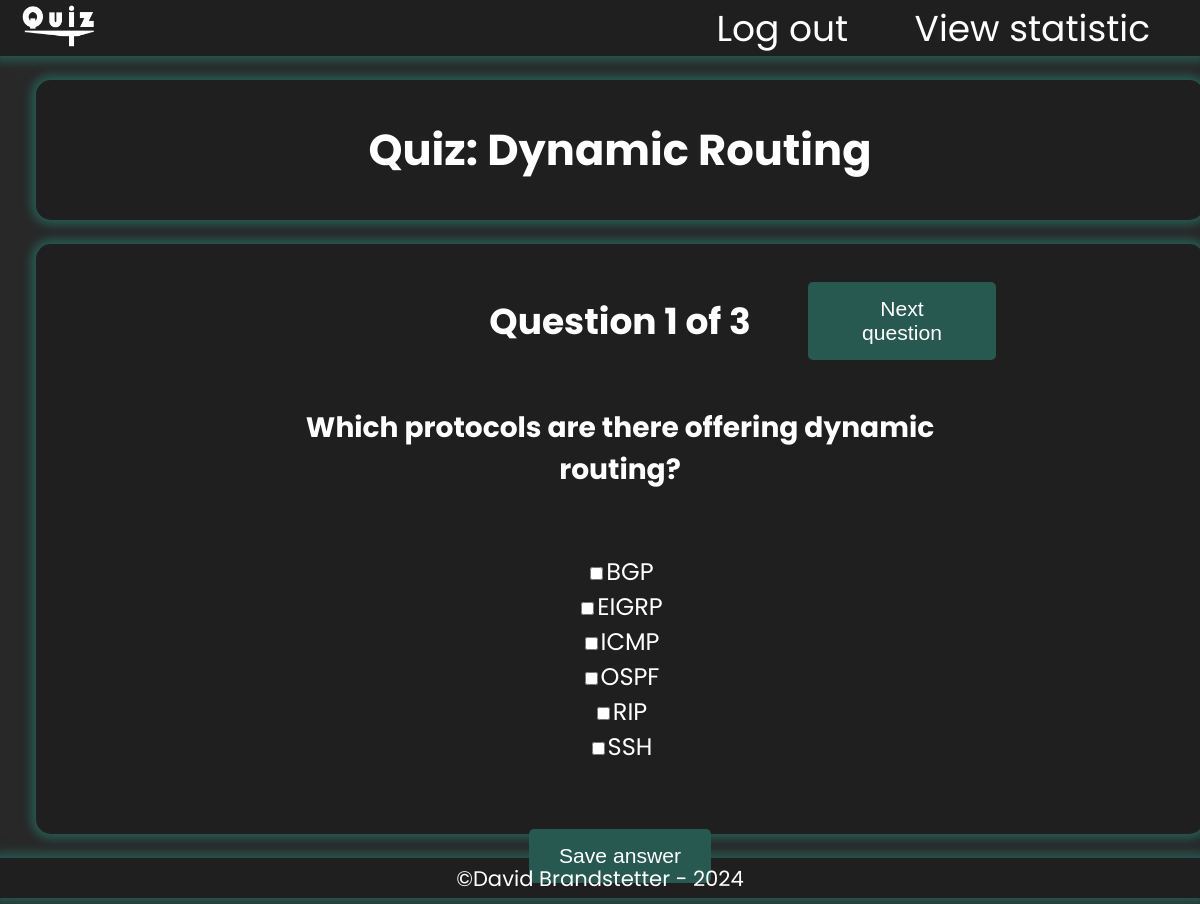
/php/quiz.php?user_id=2&quiz_id=6&title=Dynamic Routing&index=0 (signed in), run on the app's committed database.
### tables this page shows
CREATE TABLE IF NOT EXISTS Answer
(
    PK_answerID      INT PRIMARY KEY,
    text             VARCHAR(300),
    correct          BOOLEAN,
    FK_PK_questionID INT,
    CONSTRAINT const_answer_questionID FOREIGN KEY (FK_PK_questionID) REFERENCES Question (PK_questionID)
);

CREATE TABLE IF NOT EXISTS Question
(
    PK_questionID INT PRIMARY KEY,
    text          VARCHAR(300),
    type          VARCHAR(10),
    FK_PK_quizID  INT,
    CONSTRAINT const_question_quizID FOREIGN KEY (FK_PK_quizID) REFERENCES Quiz (PK_quizID)
);

### php/quiz.php (the view, shortened to what this page needs)
<!DOCTYPE html>
<html lang="en">
<head>
    <link rel="stylesheet" href="https://cdnjs.cloudflare.com/ajax/libs/animate.css/4.1.1/animate.min.css"/>
    <link rel="stylesheet" href="../css/styles.css">
</head>
<body>
<?php include 'header.php' ?>
<main>
    <section id="main-container" class="container-stable">
        <h1>Quiz: <?php echo $_GET["title"]; ?></h1>
    </section>
    <section id="quiz-container" class="container-stable">
        <div class="quiz-grid">
            <?php
            $servername = "localhost";
            $account = "root";
            $credentials = "";
            $dbname = "QuizIT";
            $user_id = $_GET['user_id'];
            $quiz_id = $_GET['quiz_id'];
            $title = urldecode($_GET['title']);
            $index = $_GET['index'];
            $answers = null;
            if (isset($_SESSION["answers"])) {
                $answers = $_SESSION["answers"];
            } else {
                $answers = array();
            }
            try {
                $connection = new PDO("mysql:host=$servername;dbname=$dbname", $account, $credentials);
                $connection->setAttribute(PDO::ATTR_ERRMODE, PDO::ERRMODE_EXCEPTION);
                $characteristics = $connection->prepare('
                                                SELECT MIN(PK_questionID) AS min_question_id, COUNT(*) AS question_count
                                                FROM Quiz
                                                    LEFT OUTER JOIN Question ON Quiz.PK_quizID = Question.FK_PK_quizID
                                                   WHERE PK_quizID = :quiz_id
                                                ORDER BY PK_questionID
            ');
                $characteristics->bindParam(':quiz_id', $quiz_id);
                if ($characteristics->execute()) {
                    $characteristics = $characteristics->fetch();
                }
                echo "<div id='question-count'>";
                echo "<h2>Question " . ($index + 1) . " of " . $characteristics["question_count"] . "</h2>";
                echo "</div>";
                if ($index != $characteristics["question_count"] - 1) {
                    echo "<div id='nextForm'>";
                    echo "<form method=\"post\" action=\"quiz.php?user_id=" . $user_id . "&quiz_id=" . $quiz_id . "&title=" . urlencode($title) . "&index=" . ($index + 1) . "\">";
                    echo "<button type=\"submit\">Next question</button>";
                    echo "</form>";
                    echo "</div>";
                }
                $quizzes = $connection->prepare('
                                                SELECT PK_questionID AS question_id, Question.text AS question_text, type, PK_answerID AS answer_id, Answer.text AS answer_text, correct
                                                FROM Quiz
                                                    LEFT OUTER JOIN Question ON Quiz.PK_quizID = Question.FK_PK_quizID
                                                    LEFT OUTER JOIN Answer ON Question.PK_questionID = Answer.FK_PK_questionID
                                                WHERE PK_quizID = :quiz_id
                                                    AND PK_questionID = :question_id
                                                ORDER BY Answer.text
            ');
                $quizzes->bindParam(':quiz_id', $quiz_id);
                $question_id = $characteristics["min_question_id"] + $index;
                $quizzes->bindParam(':question_id', $question_id);
                if ($quizzes->execute()) {
                    $firstCycle = true;
                    echo "<div id='answer'>";
                    echo "<form id=\"input-form save-answer-form\" method=\"post\" action=\"save_answer.php?user_id=" . $user_id . "&quiz_id=" . $quiz_id . "&title=" . urlencode($title) . "&index=" . $index . "\">";
                    foreach ($quizzes as $quiz) {
                        if ($firstCycle) {
                            echo "<h3>" . $quiz['question_text'] . "</h3>";
                            $firstCycle = false;
                        }
                        switch ($quiz["type"]) {
                            case "checkbox":
                                echo "<br>";
                                echo "<label for='" . $quiz["answer_id"] . "'>";
                                if (isset($answers[$question_id]) && isset($answers[$question_id][$quiz["answer_id"]])) echo "<input name=\"" . $quiz["answer_id"] . "\" id='" . $quiz["answer_id"] . "' type=\"checkbox\" value=\"" . $quiz["answer_text"] . "\" checked>"; else
                                    echo "<input name=\"" . $quiz["answer_id"] . "\" id='" . $quiz["answer_id"] . "' type=\"checkbox\" value=\"" . $quiz["answer_text"] . "\">";
                                echo $quiz["answer_text"] . "</label>";
                                break;
                        }
                    }
                    echo "<br><br><input type=\"submit\" id=\"save-answer\" value=\"Save answer\">";
                    echo "</form>";
                    echo "</div>";
                }
            } catch (PDOException $e) {
                header("Location: signup.php?database-error=true");
                exit;
            }
            ?>
        </div>
    </section>
</main>
<?php include 'footer.php' ?>
</body>
</html>

### php/header.php
<?php
$user_id = $_GET['user_id'];
echo "<header>";
echo "    <a href=\"dashboard_topics.php?user_id=$user_id\" target=\"_self\">";
echo "        <img id=\"quizit-logo\" src=\"../images/quizit-logo.png\" alt=\"QuizIT! Logo\">";
echo "    </a>";
echo "    <div>";
echo "        <a id=\"logout-link\" href=\"logout.php\" target=\"_self\">Log out</a>";
echo "        <a id=\"statistics-link\" href=\"statistics.php?user_id=$user_id\" target=\"_self\">View statistic</a>";
echo "    </div>";
echo "</header>";

### php/footer.php
<?php
echo "<footer>";
echo "    <a id=\"homepage-link\" href=\"https://david-brandstetter.com\" target=\"_blank\">©David Brandstetter - 2024</a>";
echo "</footer>";

### css/styles.css (style rules this page uses)
:root { --black: #1f1f1f; --dark-grey: #282828; --dark-green: #275950; --light-green: #91F2E9; --white: #FFFFFF; font-size: 1.5rem; font-family: "Poppins", sans-serif; }
html { min-width: 300px; min-height: 250px; }
body { background-color: var(--dark-grey); color: var(--white); overflow: auto; padding: 0; margin: 0; }
h1 { font-size: 2.5em; }
header { background-color: var(--black); box-shadow: 0 0 10px 5px var(--dark-green); display: flex; flex-flow: nowrap row; align-items: center; justify-content: space-between; height: 7vh; margin-bottom: 0; padding-bottom: 0; }
footer { background-color: var(--black); box-shadow: 0 0 10px 5px var(--dark-green); display: flex; justify-content: center; align-items: center; height: 5vh; color: var(--white); }
.container, .container-stable { text-align: center; background-color: var(--black); margin: 30vh 30vw 30vh 30vw; height: 35vh; width: 40vw; padding: 20px; border-radius: 15px; box-shadow: 0 0 10px 5px var(--dark-green); min-height: 500px; min-width: 600px; }
a, #redirect-link, #redirect-link:active, #redirect-link:focus, #redirect-link:hover { background: none; border: none; font-size: 0.88rem; color: var(--light-green); text-decoration: underline; cursor: pointer; padding: 10px; margin: 0; }
#quizit-logo { border-radius: 0 10px 0 10px; padding-left: 0; margin-left: 0; padding-right: 0; margin-right: 0; height: 7vh; width: 12vh; }
#statistics-link, #logout-link { margin-right: 40px; text-decoration: none; font-size: 1.5rem; color: var(--white); }
#main-container { text-align: center; display: flex; justify-content: center; align-items: center; background-color: var(--black); margin: 3vh 3vw 3vh 3vw; height: 5vh; width: 94vw; padding: 20px; border-radius: 15px; box-shadow: 0 0 10px 5px var(--dark-green); min-height: 100px; min-width: 600px; }
#quiz-container { display: flex; justify-content: start; align-items: start; flex-flow: row wrap; background-color: var(--black); margin: 0 3vw 3vh 3vw; height: 65vh; width: 94vw; padding: 20px 20px 50px 20px; border-radius: 15px; box-shadow: 0 0 10px 5px var(--dark-green); min-height: 100px; min-width: 600px; }
#main-container h1 { margin: 0; padding: 0; color: var(--white); font-size: 1.8rem; }
#homepage-link { text-decoration: none; color: var(--white); }
.quiz-grid { display: grid; grid-template-columns: repeat(6, 1fr); grid-template-rows: repeat(5, 1fr); width: 100%; height: 100%; }
#nextForm { grid-column: 5 / 6; grid-row: 1 / 2; display: flex; align-items: center; justify-content: center; }
#previousForm button, #nextForm button { font-size: 0.88rem; background-color: var(--dark-green); color: var(--white); cursor: pointer; height: 30%; padding: 15px 30px; border: none; border-radius: 5px; }
#save-answer { font-size: 0.88rem; background-color: var(--dark-green); color: var(--white); cursor: pointer; height: 30%; padding: 15px 30px; margin-top: 30px; border: none; border-radius: 5px; }
#question-count { grid-column: 3 / 5; grid-row: 1 / 2; display: flex; align-items: center; justify-content: center; }
#answer { grid-column: 2 / 6; grid-row: 2 / 5; }
#answer form input { color: var(--white); }

### data on the page
answer: FK_PK_questionID.text "Which protocols are there offering dynamic routing?", text "BGP"
answer: text "EIGRP"
answer: text "ICMP"
answer: text "OSPF"
answer: text "RIP"
answer: text "SSH"

### other printed values
$_GET["title"] "Dynamic Routing"
$index + 1 "1"
$characteristics["question_count"] "3"
